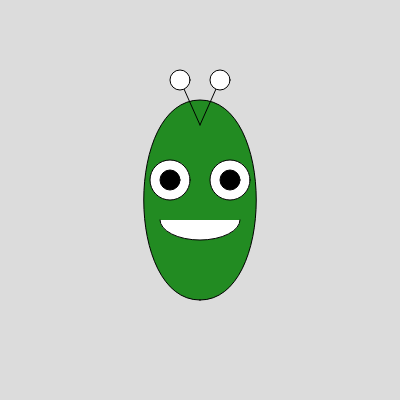
Frame 1 (no input)
Frame 60 (no input): identical to frame 1, image omitted
Frame 120 (the mouse pressed at the canvas centre since frame 60): identical to frame 1, image omitted

The p5.js sketch that drew this single still picture (run headless with seeded random() and noise() and a simulated clock; from frame 60 on, the mouse is pressed at the canvas centre):

// p5.js sketch
// ── sketch.js
function setup() {
  createCanvas(400, 400);
}

function draw() {
  background(220);
  
  fill(34, 139, 34);
  beginShape();
  vertex(200, 300);
  bezierVertex(125, 300, 125, 100, 200, 100);
  bezierVertex(275, 100, 275, 300, 200, 300);
  endShape(CLOSE);
  
  fill(255);
  ellipse(170, 180, 40, 40);
  ellipse(230, 180, 40, 40);
  
  fill(0);
  ellipse(170, 180, 20, 20);
  ellipse(230, 180, 20, 20);
  
  fill(255);
  arc(200, 220, 80, 40, 0, PI);
  
  line(200, 125, 180, 80);
  line(200, 125, 220, 80);
  ellipse(180, 80, 20, 20);
  ellipse(220, 80, 20, 20);
}
